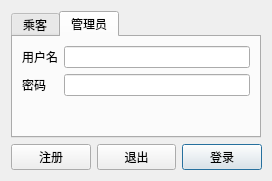
<?xml version="1.0" encoding="UTF-8"?>
<ui version="4.0">
 <class>LoginDialog</class>
 <widget class="QDialog" name="LoginDialog">
  <property name="geometry">
   <rect>
    <x>0</x>
    <y>0</y>
    <width>272</width>
    <height>181</height>
   </rect>
  </property>
  <property name="sizePolicy">
   <sizepolicy hsizetype="Preferred" vsizetype="Preferred">
    <horstretch>0</horstretch>
    <verstretch>0</verstretch>
   </sizepolicy>
  </property>
  <property name="minimumSize">
   <size>
    <width>272</width>
    <height>181</height>
   </size>
  </property>
  <property name="maximumSize">
   <size>
    <width>464</width>
    <height>181</height>
   </size>
  </property>
  <property name="windowTitle">
   <string>用户登录</string>
  </property>
  <layout class="QVBoxLayout" name="verticalLayout">
   <item>
    <widget class="QTabWidget" name="modeSelector">
     <property name="sizePolicy">
      <sizepolicy hsizetype="Expanding" vsizetype="Minimum">
       <horstretch>0</horstretch>
       <verstretch>0</verstretch>
      </sizepolicy>
     </property>
     <property name="currentIndex">
      <number>1</number>
     </property>
     <widget class="QWidget" name="userTab">
      <attribute name="title">
       <string>乘客</string>
      </attribute>
      <layout class="QFormLayout" name="formLayout">
       <item row="0" column="0">
        <widget class="QLabel" name="label">
         <property name="text">
          <string>用户名</string>
         </property>
        </widget>
       </item>
       <item row="0" column="1">
        <widget class="QLineEdit" name="username"/>
       </item>
       <item row="1" column="0">
        <widget class="QLabel" name="label_2">
         <property name="text">
          <string>密码</string>
         </property>
        </widget>
       </item>
       <item row="1" column="1">
        <widget class="QLineEdit" name="password">
         <property name="echoMode">
          <enum>QLineEdit::Password</enum>
         </property>
        </widget>
       </item>
      </layout>
     </widget>
     <widget class="QWidget" name="adminTab">
      <attribute name="title">
       <string>管理员</string>
      </attribute>
      <layout class="QFormLayout" name="formLayout_2">
       <item row="0" column="0">
        <widget class="QLabel" name="label_3">
         <property name="text">
          <string>用户名</string>
         </property>
        </widget>
       </item>
       <item row="0" column="1">
        <widget class="QLineEdit" name="username_2"/>
       </item>
       <item row="1" column="0">
        <widget class="QLabel" name="label_4">
         <property name="text">
          <string>密码</string>
         </property>
        </widget>
       </item>
       <item row="1" column="1">
        <widget class="QLineEdit" name="password_2">
         <property name="echoMode">
          <enum>QLineEdit::Password</enum>
         </property>
        </widget>
       </item>
      </layout>
     </widget>
    </widget>
   </item>
   <item>
    <layout class="QHBoxLayout" name="horizontalLayout">
     <item>
      <widget class="QPushButton" name="signUpButton">
       <property name="sizePolicy">
        <sizepolicy hsizetype="Fixed" vsizetype="Fixed">
         <horstretch>0</horstretch>
         <verstretch>0</verstretch>
        </sizepolicy>
       </property>
       <property name="text">
        <string>注册</string>
       </property>
      </widget>
     </item>
     <item>
      <spacer name="horizontalSpacer">
       <property name="orientation">
        <enum>Qt::Horizontal</enum>
       </property>
       <property name="sizeHint" stdset="0">
        <size>
         <width>40</width>
         <height>20</height>
        </size>
       </property>
      </spacer>
     </item>
     <item>
      <widget class="QPushButton" name="quitButton">
       <property name="sizePolicy">
        <sizepolicy hsizetype="Fixed" vsizetype="Fixed">
         <horstretch>0</horstretch>
         <verstretch>0</verstretch>
        </sizepolicy>
       </property>
       <property name="text">
        <string>退出</string>
       </property>
       <attribute name="buttonGroup">
        <string notr="true">buttonGroup</string>
       </attribute>
      </widget>
     </item>
     <item>
      <widget class="QPushButton" name="signInButton">
       <property name="sizePolicy">
        <sizepolicy hsizetype="Fixed" vsizetype="Fixed">
         <horstretch>0</horstretch>
         <verstretch>0</verstretch>
        </sizepolicy>
       </property>
       <property name="text">
        <string>登录</string>
       </property>
       <property name="default">
        <bool>true</bool>
       </property>
       <attribute name="buttonGroup">
        <string notr="true">buttonGroup</string>
       </attribute>
      </widget>
     </item>
    </layout>
   </item>
  </layout>
 </widget>
 <resources/>
 <connections>
  <connection>
   <sender>quitButton</sender>
   <signal>clicked()</signal>
   <receiver>LoginDialog</receiver>
   <slot>reject()</slot>
   <hints>
    <hint type="sourcelabel">
     <x>161</x>
     <y>152</y>
    </hint>
    <hint type="destinationlabel">
     <x>51</x>
     <y>148</y>
    </hint>
   </hints>
  </connection>
 </connections>
 <buttongroups>
  <buttongroup name="buttonGroup"/>
 </buttongroups>
</ui>
